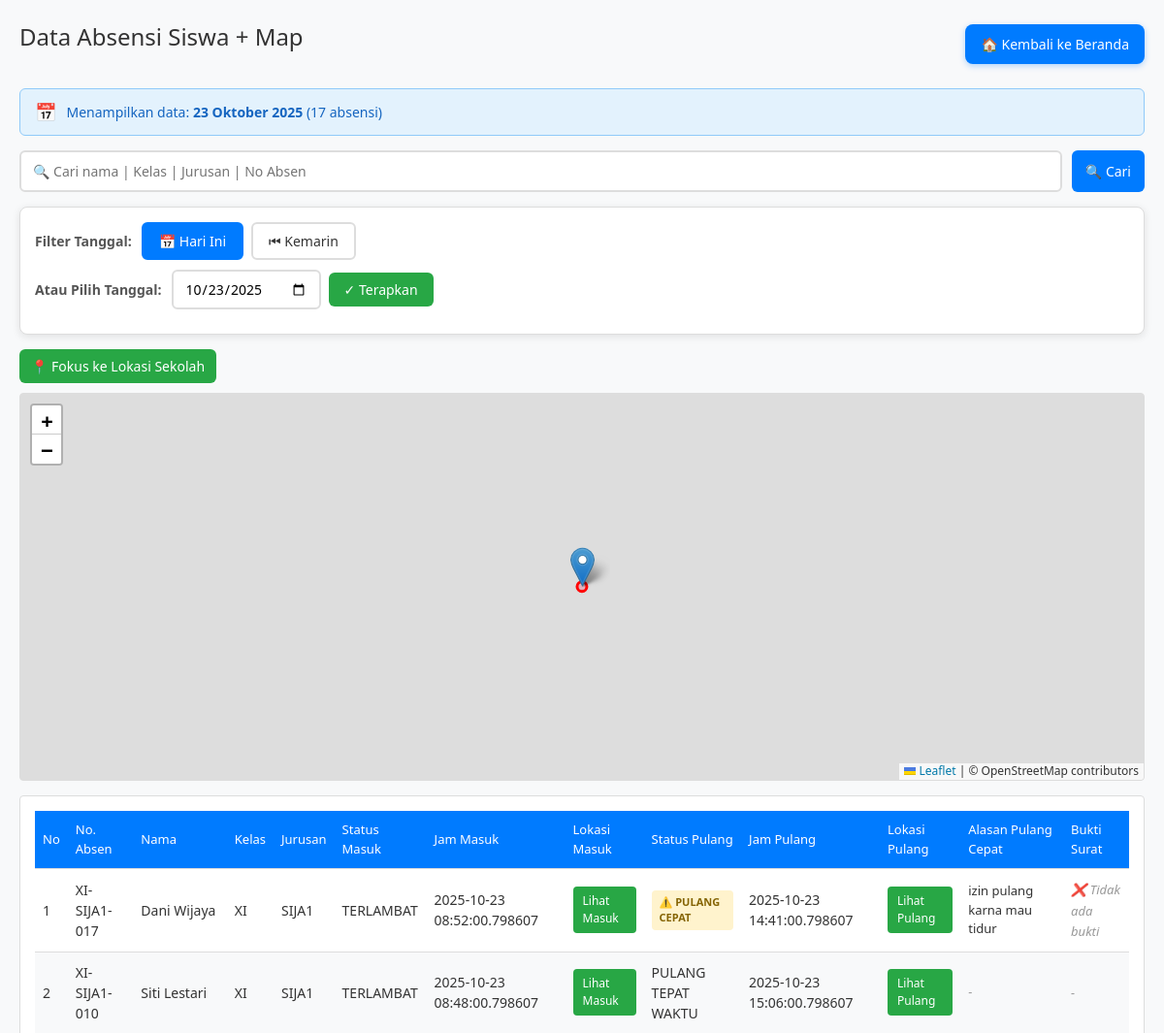
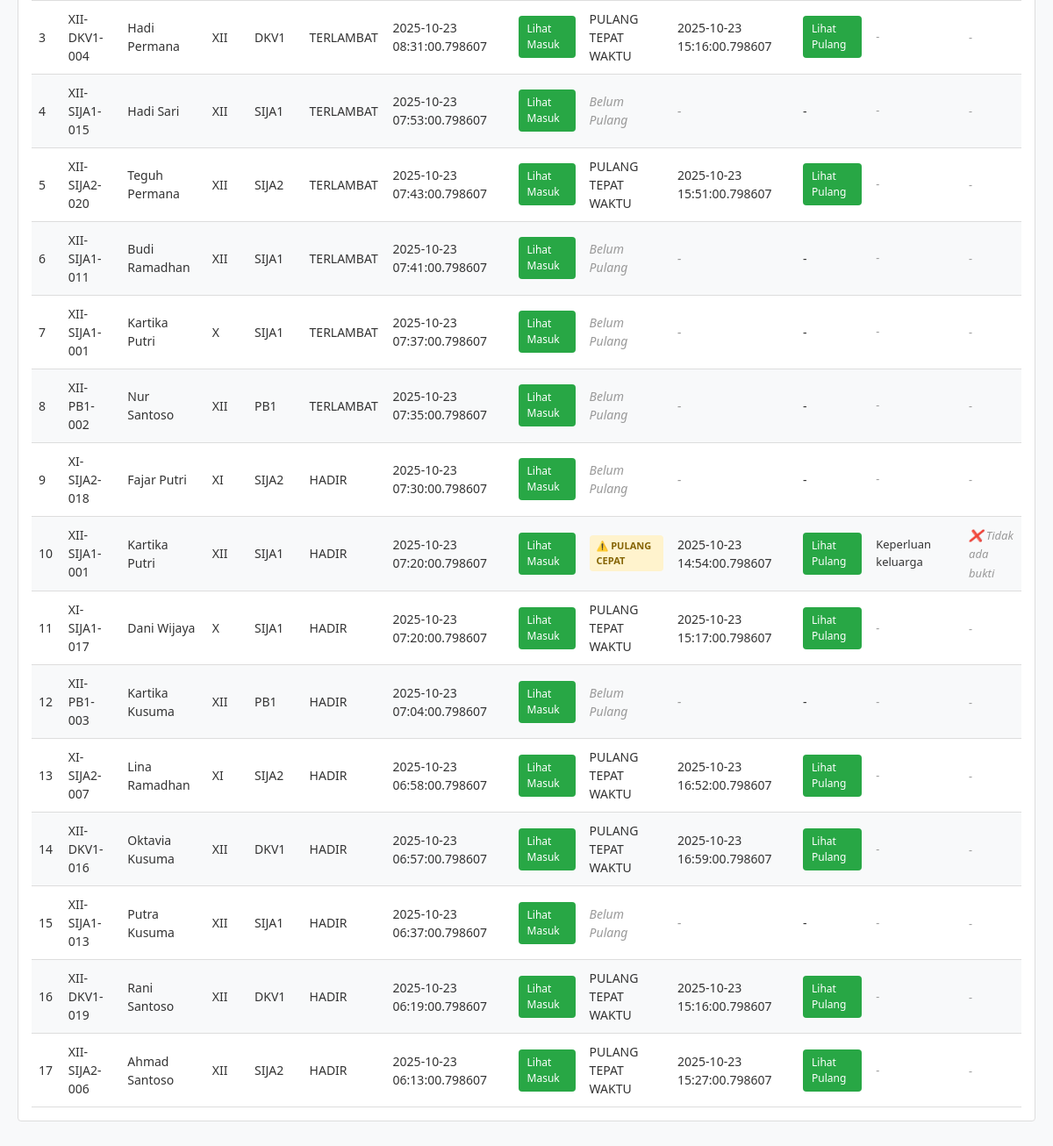
The page /admin/absensi_map (signed in) on the database its author committed (2 pictures, top to bottom).
### tables this page shows
CREATE TABLE absensi (
            id INTEGER PRIMARY KEY AUTOINCREMENT,
            siswa_id INTEGER,
            nama TEXT NOT NULL,
            kelas TEXT NOT NULL,
            jurusan TEXT NOT NULL,
            latitude REAL,
            longitude REAL,
            status TEXT NOT NULL,
            waktu TIMESTAMP DEFAULT CURRENT_TIMESTAMP
        , waktu_pulang TIMESTAMP, status_pulang TEXT, latitude_pulang REAL, longitude_pulang REAL, bukti_surat TEXT, alasan_pulang TEXT);

### app.py (the view)
@app.route('/admin/absensi_map')
@login_required
def admin_absensi_map():
    search_query = request.args.get('q', '').strip()
    date_filter = request.args.get('date', '').strip()
    conn = sqlite3.connect(DB_NAME)
    cur = conn.cursor()
    if not date_filter:
        date_filter = (datetime.utcnow() + timedelta(hours=7)).strftime('%Y-%m-%d')
    if search_query:
        cur.execute("""
            SELECT
                a.nama, a.kelas, a.jurusan, a.status, a.waktu,
                a.latitude, a.longitude,
                a.status_pulang, a.waktu_pulang,
                a.latitude_pulang, a.longitude_pulang,
                COALESCE(s.nomor_absen, '-') AS nomor_absen,
                a.alasan_pulang,
                a.bukti_surat
            FROM absensi a
            LEFT JOIN siswa s ON a.siswa_id = s.id
            WHERE DATE(a.waktu) = ?
              AND (
                  a.nama LIKE ? OR
                  a.kelas LIKE ? OR
                  a.jurusan LIKE ? OR
                  s.nomor_absen LIKE ?
              )
            ORDER BY a.waktu DESC
        """, (date_filter, f"%{search_query}%", f"%{search_query}%", f"%{search_query}%", f"%{search_query}%"))
    else:
        cur.execute("""
            SELECT
                a.nama, a.kelas, a.jurusan, a.status, a.waktu,
                a.latitude, a.longitude,
                a.status_pulang, a.waktu_pulang,
                a.latitude_pulang, a.longitude_pulang,
                COALESCE(s.nomor_absen, '-') AS nomor_absen,
                a.alasan_pulang,
                a.bukti_surat
            FROM absensi a
            LEFT JOIN siswa s ON a.siswa_id = s.id
            WHERE DATE(a.waktu) = ?
            ORDER BY a.waktu DESC
        """, (date_filter,))
    absensi = cur.fetchall()
    conn.close()
    total_absensi = len(absensi)
    try:
        date_obj = datetime.strptime(date_filter, '%Y-%m-%d')
        formatted_date = date_obj.strftime('%d %B %Y')
        bulan_id = {
            'January': 'Januari', 'February': 'Februari', 'March': 'Maret',
            'April': 'April', 'May': 'Mei', 'June': 'Juni',
            'July': 'Juli', 'August': 'Agustus', 'September': 'September',
            'October': 'Oktober', 'November': 'November', 'December': 'Desember'
        }
        for eng, ind in bulan_id.items():
            formatted_date = formatted_date.replace(eng, ind)
    except:
        formatted_date = date_filter
    return render_template(
        'admin/absensi_map.html',
        absensi=absensi,
        search_query=search_query,
        date_filter=date_filter,
        formatted_date=formatted_date,
        total_absensi=total_absensi,
        SCHOOL_LAT=SCHOOL_LAT,
        SCHOOL_LNG=SCHOOL_LNG,
        RADIUS=RADIUS
    )

### app.py (called while the page is built)
def login_required(f):
    from functools import wraps
    @wraps(f)
    def decorated_function(*args, **kwargs):
        if 'admin_logged_in' not in session:
            return redirect(url_for('admin_login'))
        return f(*args, **kwargs)
    return decorated_function

### templates/admin/absensi_map.html (shortened to what this page needs)
<!DOCTYPE html>
<html lang="id">
<head>
  <link rel="stylesheet" href="https://unpkg.com/leaflet/dist/leaflet.css" />
  <link rel="stylesheet" href="https://unpkg.com/leaflet.markercluster/dist/MarkerCluster.css" />
  <link rel="stylesheet" href="https://unpkg.com/leaflet.markercluster/dist/MarkerCluster.Default.css" />
</head>
<body>
  <div class="main-container">
    <div class="header-section">
      <h2>Data Absensi Siswa + Map</h2>
      <a href="{{ url_for('admin_index') }}" class="back-btn">🏠 Kembali ke Beranda</a>
    </div>
    <div class="info-badge">
      <span class="badge-icon">📅</span>
      <span>Menampilkan data: <strong>{{ formatted_date }}</strong> ({{ total_absensi }} absensi)</span>
    </div>
    <div class="search-container">
      <form method="get" action="{{ url_for('admin_absensi_map') }}" id="searchForm">
        <input type="text" name="q" autocomplete="off" value="{{ search_query or '' }}"
               placeholder="🔍 Cari nama | Kelas | Jurusan | No Absen"
               aria-label="Cari data absensi">
        <button type="submit">🔍 Cari</button>
      </form>
    </div>
    <div class="filter-section">
      <div class="filter-row">
        <span class="filter-label">Filter Tanggal:</span>
        <div class="date-filters">
          <button class="date-btn" onclick="filterToday()" id="todayBtn">📅 Hari Ini</button>
          <button class="date-btn" onclick="filterYesterday()" id="yesterdayBtn">⏮ Kemarin</button>
        </div>
      </div>
      <div class="filter-row">
        <span class="filter-label">Atau Pilih Tanggal:</span>
        <div class="date-picker-container">
          <input type="date" id="customDate" value="{{ date_filter }}">
          <button class="apply-date-btn" onclick="applyCustomDate()">✓ Terapkan</button>
        </div>
      </div>
    </div>
    <div class="map-controls">
      <button class="reset-school-btn" onclick="resetToSchool()">📍 Fokus ke Lokasi Sekolah</button>
    </div>
    <div id="map"></div>
    <div class="table-container">
  <table>
    <thead>
      <tr>
        <th>No</th>
        <th>No. Absen</th>
        <th>Nama</th>
        <th>Kelas</th>
        <th>Jurusan</th>
        <th>Status Masuk</th>
        <th>Jam Masuk</th>
        <th>Lokasi Masuk</th>
        <th>Status Pulang</th>
        <th>Jam Pulang</th>
        <th>Lokasi Pulang</th>
        <th>Alasan Pulang Cepat</th>
        <th>Bukti Surat</th>
      </tr>
    </thead>
    <tbody>
      {% if absensi %}
        {% for a in absensi %}
        <tr>
          <td>{{ loop.index }}</td>
          <td>{{ a[11] }}</td>
          <td>{{ a[0] }}</td>
          <td>{{ a[1] }}</td>
          <td>{{ a[2] }}</td>
          <td>{{ a[3] }}</td>
          <td>{{ a[4] }}</td>
          <td>
            {% if a[5] and a[6] %}
            <a class="button" href="#"
            onclick="focusMarkerLatLng({{ a[5] }}, {{ a[6] }}, '{{ a[0] }}', '{{ a[1] }} - {{ a[2] }}', '{{ a[3] }}', 'MASUK'); return false;">
            Lihat Masuk
            </a>
            {% else %}
            -
            {% endif %}
          </td>
          <td>
            {% if a[7] %}
              {% if a[7] == 'PULANG CEPAT' %}
                <span class="badge-pulang-cepat">⚠️ {{ a[7] }}</span>
              {% else %}
                {{ a[7] }}
              {% endif %}
            {% else %}
              <span class="status-pending">Belum Pulang</span>
            {% endif %}
          </td>
          <td>
            {% if a[8] %}
              {{ a[8] }}
            {% else %}
              <span class="status-pending">-</span>
            {% endif %}
          </td>
          <td>
            {% if a[9] and a[10] %}
            <a class="button" href="#"
            onclick="focusMarkerLatLng({{ a[9] }}, {{ a[10] }}, '{{ a[0] }}', '{{ a[1] }} - {{ a[2] }}', '{{ a[7] }}', 'PULANG'); return false;">
            Lihat Pulang
          </a>
          {% else %}
              -
            {% endif %}
          </td>
          <td style="max-width: 200px; font-size: 13px;">
            {% if a[12] %}
              {{ a[12] }}
            {% else %}
              <span class="no-bukti">-</span>
            {% endif %}
          </td>
          <td>
            {% if a[13] %}
              <img src="{{ url_for('serve_bukti_surat', filename=a[13]) }}"
                   class="bukti-preview"
                   onclick="openImageModal('{{ url_for('serve_bukti_surat', filename=a[13]) }}', '{{ a[0] }}', '{{ a[1] }} - {{ a[2] }}')"
                   alt="Bukti Surat"
                   title="Klik untuk memperbesar">
            {% else %}
              {% if a[7] == 'PULANG CEPAT' %}
                <span class="no-bukti">❌ Tidak ada bukti</span>
              {% else %}
                <span class="no-bukti">-</span>
              {% endif %}
            {% endif %}
          </td>
        </tr>
        {% endfor %}
      {% else %}
        <tr>
          <td colspan="13" style="text-align:center; color:#999; padding:20px;">
            📭 Tidak ada data absensi untuk tanggal ini
          </td>
        </tr>
      {% endif %}
    </tbody>
  </table>
</div>
  </div>
</body>
</html>

### templates/admin/absensi_map.html (style rules this page uses)
* { margin: 0; padding: 0; box-sizing: border-box; font-family: 'Segoe UI', Tahoma, Geneva, Verdana, sans-serif; }
body { background: #f8f9fa; color: #333; line-height: 1.5; padding: 0; }
.main-container { max-width: 1200px; margin: 0 auto; padding: 20px; }
h2 { text-align: center; margin-bottom: 15px; font-size: 1.5rem; font-weight: 500; color: #333; }
.filter-section { background: #fff; padding: 15px; border-radius: 8px; margin-bottom: 15px; box-shadow: 0 2px 8px rgba(0,0,0,0.1); border: 1px solid #ddd; }
.filter-row { display: flex; gap: 10px; align-items: center; flex-wrap: wrap; margin-bottom: 10px; }
.filter-label { font-weight: 600; color: #555; font-size: 14px; }
.date-filters { display: flex; gap: 8px; flex-wrap: wrap; }
.date-btn { padding: 8px 16px; border: 2px solid #ddd; border-radius: 6px; background: white; color: #333; cursor: pointer; font-size: 14px; font-weight: 500; transition: all 0.2s ease; }
.date-btn.active { border-color: #007bff; background: #007bff; color: white; }
.date-picker-container { display: flex; gap: 8px; align-items: center; }
input[type="date"] { padding: 8px 12px; border: 2px solid #ddd; border-radius: 6px; font-size: 14px; transition: border-color 0.2s ease; }
.apply-date-btn { padding: 8px 16px; background: #28a745; color: white; border: none; border-radius: 6px; cursor: pointer; font-size: 14px; font-weight: 500; transition: background 0.2s ease; }
.info-badge { background: #e3f2fd; border: 1px solid #90caf9; border-radius: 6px; padding: 10px 15px; margin-bottom: 15px; display: flex; align-items: center; gap: 10px; font-size: 14px; color: #1565c0; font-weight: 500; }
.info-badge .badge-icon { font-size: 18px; }
.search-container { display: flex; align-items: center; gap: 10px; margin-bottom: 15px; flex-wrap: wrap; }
.search-container form { display: flex; gap: 10px; flex: 1; min-width: 300px; }
.search-container input[type="text"] { flex: 1; min-width: 250px; padding: 10px 12px; border: 2px solid #ddd; border-radius: 6px; font-size: 14px; transition: border-color 0.2s ease, box-shadow 0.2s ease; outline: none; }
.search-container button { padding: 10px 14px; background: #007bff; color: #fff; border: none; border-radius: 6px; cursor: pointer; font-size: 14px; font-weight: 500; display: flex; align-items: center; gap: 5px; transition: background 0.2s ease; white-space: nowrap; }
.header-section { display: flex; justify-content: space-between; align-items: center; margin-bottom: 20px; flex-wrap: wrap; }
.back-btn { background: #007bff; color: white; text-decoration: none; border-radius: 8px; padding: 10px 16px; font-size: 14px; font-weight: 500; transition: background 0.3s ease, transform 0.2s ease; box-shadow: 0 2px 6px rgba(0, 123, 255, 0.3); }
.map-controls { display: flex; gap: 10px; margin-bottom: 10px; flex-wrap: wrap; }
.reset-school-btn { padding: 8px 12px; background: #28a745; color: #fff; border: none; border-radius: 6px; cursor: pointer; font-size: 14px; font-weight: 500; display: flex; align-items: center; gap: 5px; transition: background 0.2s ease; white-space: nowrap; }
#map { height: 400px; width: 100%; margin-bottom: 15px; border: 1px solid #ddd; border-radius: 4px; }
.table-container { background: #fff; padding: 15px; border: 1px solid #ddd; border-radius: 4px; overflow-x: auto; margin-bottom: 20px; }
table { width: 100%; border-collapse: collapse; min-width: 800px; }
th, td { padding: 10px 8px; border-bottom: 1px solid #ddd; text-align: left; font-size: 14px; }
th { background: #007bff; color: white; font-weight: 500; font-size: 13px; }
tr:nth-child(even) { background: #f8f9fa; }
.button { display: inline-block; color: #fff; background: #28a745; padding: 6px 10px; border-radius: 4px; text-decoration: none; font-size: 12px; font-weight: 500; }
.status-pending { color: #999; font-style: italic; }
.no-bukti { color: #999; font-style: italic; font-size: 13px; }
.badge-pulang-cepat { background: #fff3cd; color: #856404; padding: 4px 8px; border-radius: 4px; font-size: 11px; font-weight: 600; display: inline-block; }

### rows shown on the page
absensi: a "XI-SIJA1-017", nama "Dani Wijaya", kelas "XI", jurusan "SIJA1", status "TERLAMBAT", waktu "2025-10-23 08:52:00.798607", status_pulang "PULANG CEPAT", waktu_pulang "2025-10-23 14:41:00.798607", alasan_pulang "izin pulang karna mau tidur", shows "❌ Tidak ada bukti"
absensi: a "XI-SIJA1-010", nama "Siti Lestari", kelas "XI", jurusan "SIJA1", status "TERLAMBAT", waktu "2025-10-23 08:48:00.798607", status_pulang "PULANG TEPAT WAKTU", waktu_pulang "2025-10-23 15:06:00.798607"
absensi: a "XII-DKV1-004", nama "Hadi Permana", kelas "XII", jurusan "DKV1", status "TERLAMBAT", waktu "2025-10-23 08:31:00.798607", status_pulang "PULANG TEPAT WAKTU", waktu_pulang "2025-10-23 15:16:00.798607"
absensi: a "XII-SIJA1-015", nama "Hadi Sari", kelas "XII", jurusan "SIJA1", status "TERLAMBAT", waktu "2025-10-23 07:53:00.798607", shows "Belum Pulang"
absensi: a "XII-SIJA2-020", nama "Teguh Permana", kelas "XII", jurusan "SIJA2", status "TERLAMBAT", waktu "2025-10-23 07:43:00.798607", status_pulang "PULANG TEPAT WAKTU", waktu_pulang "2025-10-23 15:51:00.798607"
absensi: a "XII-SIJA1-011", nama "Budi Ramadhan", kelas "XII", jurusan "SIJA1", status "TERLAMBAT", waktu "2025-10-23 07:41:00.798607", shows "Belum Pulang"
absensi: a "XII-SIJA1-001", nama "Kartika Putri", kelas "X", jurusan "SIJA1", status "TERLAMBAT", waktu "2025-10-23 07:37:00.798607", shows "Belum Pulang"
absensi: a "XII-PB1-002", nama "Nur Santoso", kelas "XII", jurusan "PB1", status "TERLAMBAT", waktu "2025-10-23 07:35:00.798607", shows "Belum Pulang"
absensi: a "XI-SIJA2-018", nama "Fajar Putri", kelas "XI", jurusan "SIJA2", status "HADIR", waktu "2025-10-23 07:30:00.798607", shows "Belum Pulang"
absensi: a "XII-SIJA1-001", nama "Kartika Putri", kelas "XII", jurusan "SIJA1", status "HADIR", waktu "2025-10-23 07:20:00.798607", status_pulang "PULANG CEPAT", waktu_pulang "2025-10-23 14:54:00.798607", alasan_pulang "Keperluan keluarga", shows "❌ Tidak ada bukti"
absensi: a "XI-SIJA1-017", nama "Dani Wijaya", kelas "X", jurusan "SIJA1", status "HADIR", waktu "2025-10-23 07:20:00.798607", status_pulang "PULANG TEPAT WAKTU", waktu_pulang "2025-10-23 15:17:00.798607"
absensi: a "XII-PB1-003", nama "Kartika Kusuma", kelas "XII", jurusan "PB1", status "HADIR", waktu "2025-10-23 07:04:00.798607", shows "Belum Pulang"
absensi: a "XI-SIJA2-007", nama "Lina Ramadhan", kelas "XI", jurusan "SIJA2", status "HADIR", waktu "2025-10-23 06:58:00.798607", status_pulang "PULANG TEPAT WAKTU", waktu_pulang "2025-10-23 16:52:00.798607"
absensi: a "XII-DKV1-016", nama "Oktavia Kusuma", kelas "XII", jurusan "DKV1", status "HADIR", waktu "2025-10-23 06:57:00.798607", status_pulang "PULANG TEPAT WAKTU", waktu_pulang "2025-10-23 16:59:00.798607"
absensi: a "XII-SIJA1-013", nama "Putra Kusuma", kelas "XII", jurusan "SIJA1", status "HADIR", waktu "2025-10-23 06:37:00.798607", shows "Belum Pulang"
absensi: a "XII-DKV1-019", nama "Rani Santoso", kelas "XII", jurusan "DKV1", status "HADIR", waktu "2025-10-23 06:19:00.798607", status_pulang "PULANG TEPAT WAKTU", waktu_pulang "2025-10-23 15:16:00.798607"
absensi: a "XII-SIJA2-006", nama "Ahmad Santoso", kelas "XII", jurusan "SIJA2", status "HADIR", waktu "2025-10-23 06:13:00.798607", status_pulang "PULANG TEPAT WAKTU", waktu_pulang "2025-10-23 15:27:00.798607"

### other values the page prints
{{ total_absensi }} "17"
